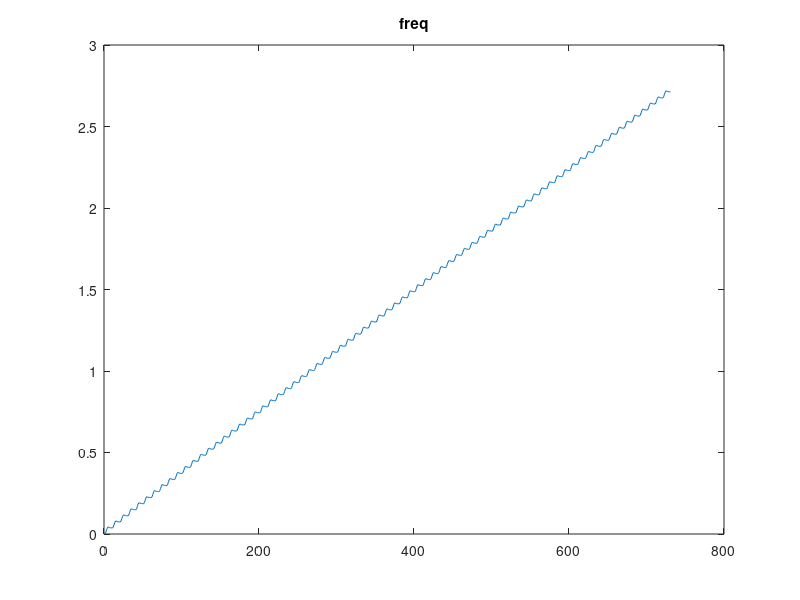

This chart was generated by the following MATLAB code: (Note: this script raises an error after producing the figure.)
close all;
clear;

fs = 100e6;
fc = 5e6;
N = 730;
t = 0:1/fs:N/fs-1/fs;
phi = 5.655;
f_off = 0;
tx = cos(2*pi*(fc+f_off)*t+phi);


%% LPF
theta1 = zeros(1,N);
theta2 = zeros(1,N);
mu1 = 1/32;
mu2 = 0.01;

for k = 1:N
    cl_cos(k) = cos(2*pi*fc*t(k)+.314);
    cl_sin(k) = sin(2*pi*fc*t(k)+.314);
    f1in = tx(k)*cl_cos(k);
    f2in = tx(k)*cl_sin(k);
    %     f3in = tx(k)*2*cos(2*pi*fc*t(k)+theta1(k)+theta2(k));
    %     f4in = tx(k)*2*sin(2*pi*fc*t(k)+theta1(k)+theta2(k));

    error1(k) = (f1in)*(f2in)*mu1;
    %     error2 = (fliplr(h)*f3p')*(fliplr(h)*f4p');

    theta1(k+1) = theta1(k) + error1(k);
    %     theta2(k+1) = theta2(k) - mu2 * error2;

    car_est(k) = cos(2*pi*fc*t(k)+theta1(k));
end
figure(1)
plot(theta1)
title('freq')
% subplot(2,1,2)
% plot(theta2)
% title('phase')

% figure(2)
% subplot(2,1,1)
% plot(car_est)
% hold on
% plot(tx);
% hold off
% title('estimated carrier and carrier')
% subplot(2,1,2)
% plot((car_est-tx).^2)
% title('error between estimated carrier and carrier')



fid=fopen('error.txt');
f=textscan(fid,'%s', 'delimiter','\n');
fclose(fid);
tx = cell2mat(f{:});
tx(1,:) = [];

[nRow, nCol] = size(tx);
tx_num = zeros(nRow,nCol);
for ii = 1:nRow
    for jj = 1:nCol
        if tx(ii,jj) == '0'
            tx_num(ii,jj) = 0;
        else
            tx_num(ii,jj) = 1;
        end
    end
end

tx_dec = zeros(nRow, 1);

for ii = 1:length(tx_dec)
        tx_dec(ii) = posconvert(tx_num(ii,1:end));
end

function y = posconvert(x)
cum = 0;
x = fliplr(x);
for ii = 1:28
    cum = cum + x(ii)*2^(ii-28); % offsetnumber should be num bits - num int bits
end
y = cum;
end

function y = negconvert(x)
%First we get out of 2's complement then we convert as regular
xpos = zeros(1,length(x));
%flip the bits
for ii = 1:length(x)
    if x(ii) == 0
        xpos(ii) = 1;
    else
        xpos(ii) = 0;
    end
end
%add one
xpos = add1bin(xpos);
y = -posconvert(xpos);
end

function y = add1bin(x)
carryout = 1;
for ii = length(x):-1:1
    if x(ii) == 1 && carryout == 1
        carryout = 1;
        x(ii) = 0;
    elseif x(ii) == 0 && carryout == 1
        carryout = 0;
        x(ii) = 1;
    elseif x(ii) == 1 && carryout == 0
        carryout = 0;
        x(ii) = 1;
    else
        carryout = 0;
        x(ii) = 0;
    end
end
y = x;
end